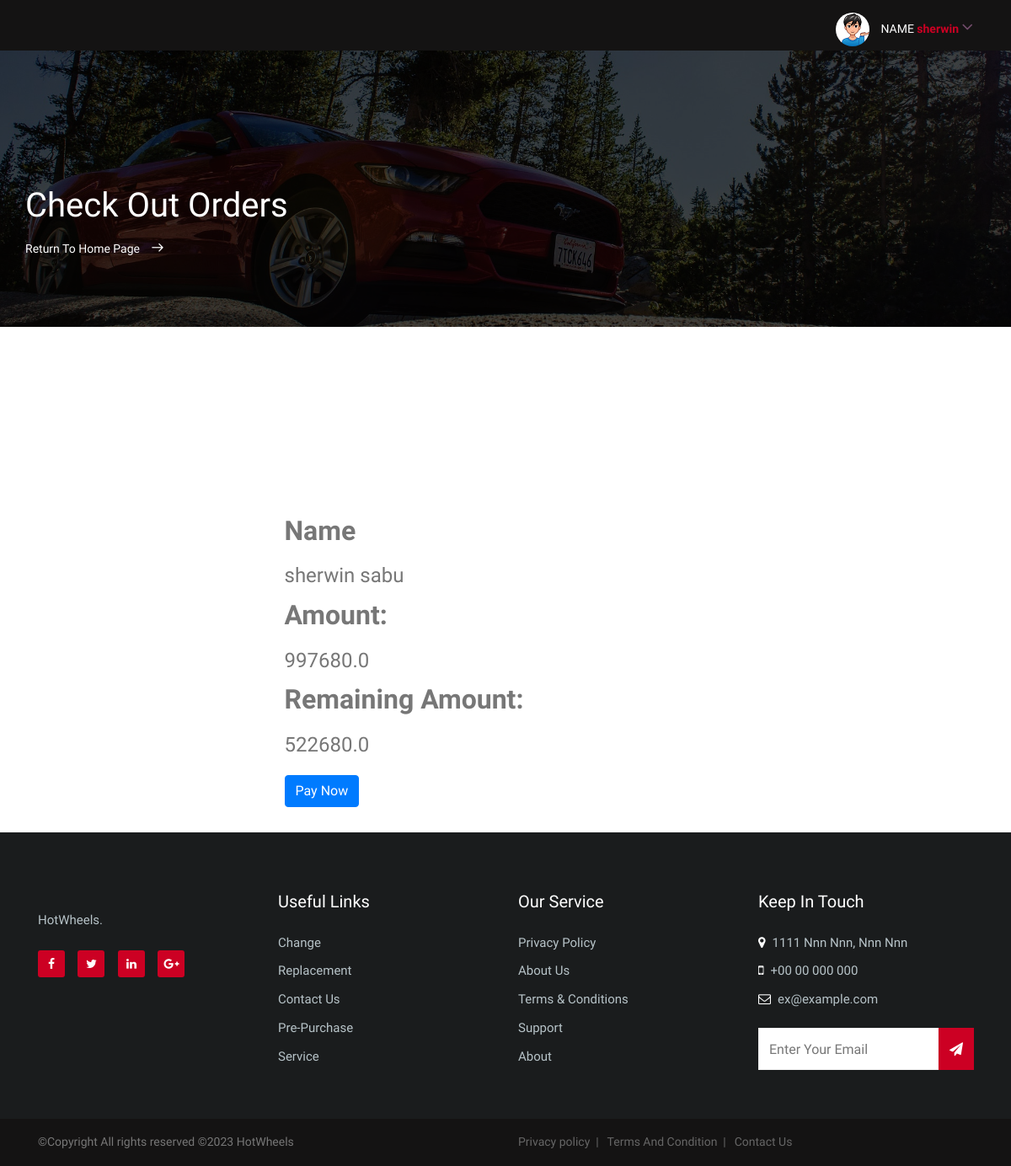
Page /cars/checkout/ (signed in) on the earlier database version.
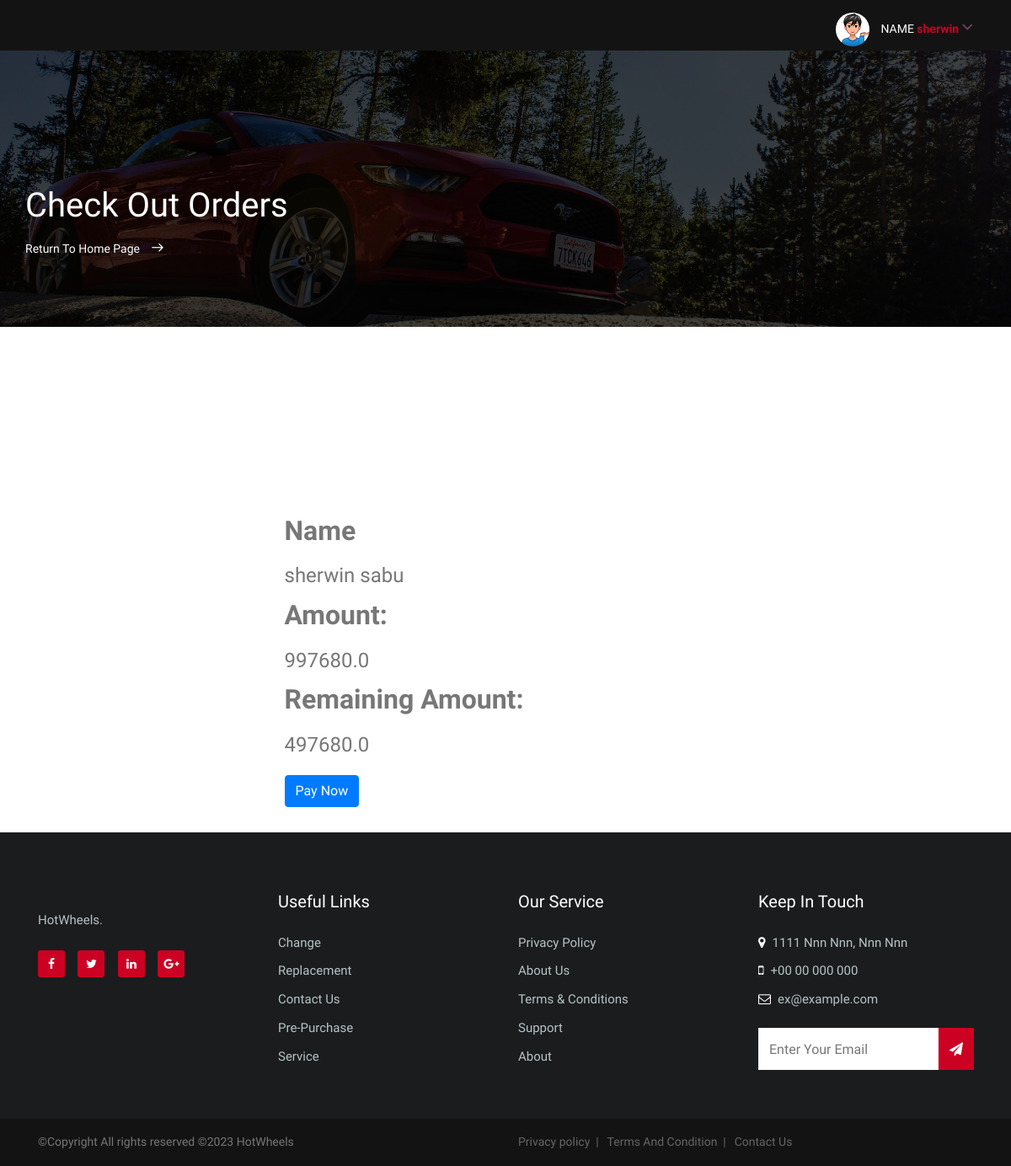
Same page on the later database version.
### cars/models.py (models this page shows)
class Order(models.Model):
    class Meta:
        db_table = 'CUSTOMER ORDER DETAILS'
        verbose_name = "Customer Orders"
        verbose_name_plural = "Customer Booking"
    id = models.BigAutoField(
        primary_key= True,
    )
    Address = models.CharField(default=None,null=True,blank=True,max_length=255,verbose_name="House Address Of Customer")
    LicenceIDNumber = models.CharField(default=None,null=True,blank=True,max_length=255,verbose_name="Licence ID Number Of Customer")
    Pincode = models.IntegerField(verbose_name="Pincode Of Customer")
    ContactNumber = models.CharField(default=None,null=True,blank=True,max_length=255,verbose_name="Contact Number Of Customer")
    application_code = models.UUIDField(default = uuid.uuid4,editable = False,verbose_name="Application Id Of Order")
    State = models.CharField(default=None,null=True,blank=True,max_length=255,verbose_name="State")
    City = models.CharField(default=None,null=True,blank=True,max_length=255,verbose_name="City")
    customerid = models.ForeignKey(User ,default=None,on_delete=models.CASCADE,verbose_name="Customer")
    carnameid = models.ForeignKey(DETAILS,on_delete=models.CASCADE,verbose_name="Car Name")
    Date_of_booking = models.DateTimeField(auto_now_add=True,verbose_name="Date Of Booking")
    Accessorieslist = models.TextField(default=None,null=True,verbose_name="Accessories Added")
    insurance = models.TextField(default=None,null=True,verbose_name="Insurance Amount")
    total = models.FloatField(default=None,null=True,verbose_name="Sum Total Of Car")
    balance_amount = models.FloatField(default=None,null=True,verbose_name="Balance Amount After Advance")
    accssamt = models.FloatField(default=None,null=True,verbose_name="Accessories Total")
    road_tax = models.FloatField(default=None,null=True,verbose_name="Road Tax")
    regst_amt = models.FloatField(default=None,null=True,verbose_name="Registration Amount")
    insuramt = models.FloatField(default=None,null=True,verbose_name="Insurance Amount")
    rating = models.IntegerField(default=0,null=True,verbose_name="Car Rating")
    average_rating = models.FloatField(default=0.0,null=True,verbose_name="Average Rating Of Car")

### cars/views.py (the view)
# urls.py: path('checkout/', views.checkout, name='checkout'),
def checkout(request):
    if 'username' in request.session:
        customer = Order.objects.filter(customerid=request.user)
        carnameid = customer[0].carnameid
        car_company = DETAILS.objects.filter(car_name=carnameid).values('car_company')
        car_company_name = COMPANY.objects.filter(pk=car_company[0].get("car_company")).values('name')
        carscompanynames = car_company_name[0].get("name")
        car_type = DETAILS.objects.filter(car_name=carnameid).values('car_type')
        car_type_name = TYPE.objects.filter(pk=car_type[0].get("car_type")).values('name')
        cartypenames = car_type_name[0].get("name")
        price = int(customer[0].total)*100
        return render(request,'checkout.html',{'price':price,'customer':customer,'carscompanynames':carscompanynames,'cartypenames':cartypenames})
    return redirect('signin')

### cars/models.py (called while the page is built)
    def __str__(self):
        return self.car_name

### cars/templates/checkout.html (shortened to what the changed rows need)
{% load static %}
<!DOCTYPE html>
<html lang="en">
<head>
        <link rel="stylesheet" href="{% static 'css/linearicons.css' %}">
        <link rel="stylesheet" href="{% static 'css/font-awesome.min.css' %}">
        <link rel="stylesheet" href="{% static 'css/bootstrap.css' %}">
        <link rel="stylesheet" href="{% static 'css/magnific-popup.css' %}">
        <link rel="stylesheet" href="{% static 'css/nice-select.css' %}">
        <link rel="stylesheet" href="{% static 'css/animate.min.css' %}">
        <link rel="stylesheet" href="{% static 'css/owl.carousel.css' %}">
        <link rel="stylesheet" href="{% static 'css/main.css' %}">
    </head>
    <body>
        <section class="banner-area relative" id="home">
            <div class="container">
                <div class="row d-flex align-items-center justify-content-center">
                    <div class="about-content col-lg-12">
                        <h1 class="text-white">
                            Check Out Orders
                        </h1>
                    </div>
                </div>
            </div>
        </section>
        {% for Order in customer %}
        <section class="cart_area mb-30 pt-120">
            <div class="container">
                <div class="col-6 mx-auto" style="margin-top:10%;">
                    <form action="{% url 'payment' %}" method='POST'>
                        <div class="mb-3">
                          <label for="exampleInputEmail1" class="form-label" style="font-size: xx-large;font-weight: bold;">Name</label><br><br>
                          <label  name="name" class="form-label" style="font-size: x-large;">{{user.first_name}} {{user.last_name}}</label>
                        </div>
                        <div class="mb-3">
                          <label for="exampleInputPassword1" class="form-label" style="font-size: xx-large;font-weight: bold;">Amount:</label><br><br>
                          <label  name="amount" class="form-label" style="font-size: x-large;">{{Order.total}}</label>
                        </div>
                        <div class="mb-3">
                            <label for="exampleInputPassword1" class="form-label" style="font-size: xx-large;font-weight: bold;">Remaining Amount:</label><br><br>
                            <label  name="amount" class="form-label" style="font-size: x-large;">{{Order.balance_amount}}</label>
                          </div>
                        <div>
                        <button type="submit" class="btn btn-primary">Pay Now</button>
                        </div>
                      </form>
                </div>
            </div>
        </section>
        {% endfor %}
    </body>
</html>

Differences in the rows shown:
changed Order: balance_amount "522680.0" → "497680.0"
